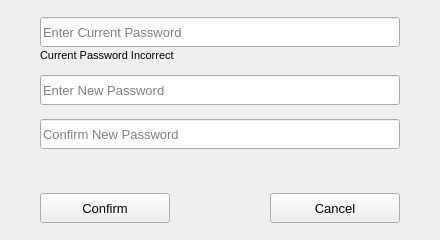
<?xml version="1.0" encoding="UTF-8"?>
<ui version="4.0">
 <class>PasswordDialog</class>
 <widget class="PasswordDialog" name="PasswordDialog">
  <property name="geometry">
   <rect>
    <x>0</x>
    <y>0</y>
    <width>440</width>
    <height>240</height>
   </rect>
  </property>
  <property name="sizePolicy">
   <sizepolicy hsizetype="Fixed" vsizetype="Fixed">
    <horstretch>0</horstretch>
    <verstretch>0</verstretch>
   </sizepolicy>
  </property>
  <property name="minimumSize">
   <size>
    <width>440</width>
    <height>240</height>
   </size>
  </property>
  <property name="maximumSize">
   <size>
    <width>16777215</width>
    <height>16777215</height>
   </size>
  </property>
  <property name="windowTitle">
   <string>Change Account Password</string>
  </property>
  <property name="styleSheet">
   <string notr="true"/>
  </property>
  <layout class="QVBoxLayout" name="verticalLayout">
   <property name="sizeConstraint">
    <enum>QLayout::SetDefaultConstraint</enum>
   </property>
   <property name="leftMargin">
    <number>40</number>
   </property>
   <property name="rightMargin">
    <number>40</number>
   </property>
   <item>
    <layout class="QVBoxLayout" name="verticalLayout_3">
     <item>
      <layout class="QVBoxLayout" name="verticalLayout_2">
       <property name="spacing">
        <number>0</number>
       </property>
       <property name="topMargin">
        <number>0</number>
       </property>
       <item>
        <widget class="QLineEdit" name="currentPasswordEdit">
         <property name="sizePolicy">
          <sizepolicy hsizetype="Minimum" vsizetype="Fixed">
           <horstretch>0</horstretch>
           <verstretch>0</verstretch>
          </sizepolicy>
         </property>
         <property name="minimumSize">
          <size>
           <width>0</width>
           <height>30</height>
          </size>
         </property>
         <property name="font">
          <font>
           <pointsize>10</pointsize>
          </font>
         </property>
         <property name="toolTip">
          <string>Password</string>
         </property>
         <property name="layoutDirection">
          <enum>Qt::LeftToRight</enum>
         </property>
         <property name="text">
          <string/>
         </property>
         <property name="placeholderText">
          <string>Enter Current Password</string>
         </property>
        </widget>
       </item>
       <item>
        <spacer name="verticalSpacer_4">
         <property name="orientation">
          <enum>Qt::Vertical</enum>
         </property>
         <property name="sizeType">
          <enum>QSizePolicy::Fixed</enum>
         </property>
         <property name="sizeHint" stdset="0">
          <size>
           <width>20</width>
           <height>2</height>
          </size>
         </property>
        </spacer>
       </item>
       <item>
        <widget class="QLabel" name="wrongPasswordLabel">
         <property name="sizePolicy">
          <sizepolicy hsizetype="Preferred" vsizetype="Fixed">
           <horstretch>0</horstretch>
           <verstretch>0</verstretch>
          </sizepolicy>
         </property>
         <property name="minimumSize">
          <size>
           <width>0</width>
           <height>12</height>
          </size>
         </property>
         <property name="maximumSize">
          <size>
           <width>16777215</width>
           <height>12</height>
          </size>
         </property>
         <property name="font">
          <font>
           <pointsize>8</pointsize>
          </font>
         </property>
         <property name="text">
          <string>Current Password Incorrect</string>
         </property>
         <property name="alignment">
          <set>Qt::AlignLeading|Qt::AlignLeft|Qt::AlignVCenter</set>
         </property>
        </widget>
       </item>
      </layout>
     </item>
     <item>
      <spacer name="verticalSpacerCurrentTNew">
       <property name="orientation">
        <enum>Qt::Vertical</enum>
       </property>
       <property name="sizeType">
        <enum>QSizePolicy::Fixed</enum>
       </property>
       <property name="sizeHint" stdset="0">
        <size>
         <width>20</width>
         <height>8</height>
        </size>
       </property>
      </spacer>
     </item>
     <item>
      <widget class="QLineEdit" name="passwordEdit">
       <property name="minimumSize">
        <size>
         <width>0</width>
         <height>30</height>
        </size>
       </property>
       <property name="font">
        <font>
         <pointsize>10</pointsize>
        </font>
       </property>
       <property name="toolTip">
        <string>New Password</string>
       </property>
       <property name="text">
        <string/>
       </property>
       <property name="placeholderText">
        <string>Enter New Password</string>
       </property>
      </widget>
     </item>
     <item>
      <spacer name="verticalSpacerNewTConfirm">
       <property name="orientation">
        <enum>Qt::Vertical</enum>
       </property>
       <property name="sizeType">
        <enum>QSizePolicy::Fixed</enum>
       </property>
       <property name="sizeHint" stdset="0">
        <size>
         <width>20</width>
         <height>8</height>
        </size>
       </property>
      </spacer>
     </item>
     <item>
      <widget class="QLineEdit" name="confirmPasswordEdit">
       <property name="minimumSize">
        <size>
         <width>0</width>
         <height>30</height>
        </size>
       </property>
       <property name="font">
        <font>
         <pointsize>10</pointsize>
        </font>
       </property>
       <property name="toolTip">
        <string>New Password Confim</string>
       </property>
       <property name="text">
        <string/>
       </property>
       <property name="placeholderText">
        <string>Confirm New Password</string>
       </property>
      </widget>
     </item>
    </layout>
   </item>
   <item>
    <widget class="QLabel" name="spinnerLabel">
     <property name="minimumSize">
      <size>
       <width>20</width>
       <height>20</height>
      </size>
     </property>
     <property name="maximumSize">
      <size>
       <width>16777215</width>
       <height>20</height>
      </size>
     </property>
     <property name="text">
      <string/>
     </property>
     <property name="alignment">
      <set>Qt::AlignCenter</set>
     </property>
    </widget>
   </item>
   <item>
    <layout class="QHBoxLayout" name="horizontalLayout">
     <property name="spacing">
      <number>7</number>
     </property>
     <property name="leftMargin">
      <number>0</number>
     </property>
     <property name="topMargin">
      <number>0</number>
     </property>
     <property name="rightMargin">
      <number>0</number>
     </property>
     <item>
      <widget class="QPushButton" name="btnChangePasswordConfirm">
       <property name="sizePolicy">
        <sizepolicy hsizetype="Fixed" vsizetype="Fixed">
         <horstretch>0</horstretch>
         <verstretch>0</verstretch>
        </sizepolicy>
       </property>
       <property name="minimumSize">
        <size>
         <width>130</width>
         <height>30</height>
        </size>
       </property>
       <property name="font">
        <font>
         <pointsize>10</pointsize>
        </font>
       </property>
       <property name="toolTip">
        <string>Confirm Password</string>
       </property>
       <property name="styleSheet">
        <string notr="true"/>
       </property>
       <property name="text">
        <string>Confirm</string>
       </property>
       <property name="flat">
        <bool>false</bool>
       </property>
      </widget>
     </item>
     <item>
      <spacer name="horizontalSpacer_3">
       <property name="orientation">
        <enum>Qt::Horizontal</enum>
       </property>
       <property name="sizeHint" stdset="0">
        <size>
         <width>40</width>
         <height>20</height>
        </size>
       </property>
      </spacer>
     </item>
     <item>
      <widget class="QPushButton" name="btnChangePasswordCancel">
       <property name="sizePolicy">
        <sizepolicy hsizetype="Fixed" vsizetype="Fixed">
         <horstretch>0</horstretch>
         <verstretch>0</verstretch>
        </sizepolicy>
       </property>
       <property name="minimumSize">
        <size>
         <width>130</width>
         <height>30</height>
        </size>
       </property>
       <property name="font">
        <font>
         <pointsize>10</pointsize>
        </font>
       </property>
       <property name="toolTip">
        <string>Cancel</string>
       </property>
       <property name="styleSheet">
        <string notr="true"/>
       </property>
       <property name="text">
        <string>Cancel</string>
       </property>
       <property name="flat">
        <bool>false</bool>
       </property>
      </widget>
     </item>
    </layout>
   </item>
  </layout>
 </widget>
 <customwidgets>
  <customwidget>
   <class>PasswordDialog</class>
   <extends>QWidget</extends>
   <header>passworddialog.h</header>
   <container>1</container>
  </customwidget>
 </customwidgets>
 <tabstops>
  <tabstop>currentPasswordEdit</tabstop>
  <tabstop>btnChangePasswordConfirm</tabstop>
  <tabstop>btnChangePasswordCancel</tabstop>
 </tabstops>
 <resources/>
 <connections/>
</ui>
